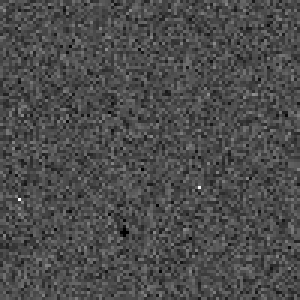
#> input picture frame 27 of Xfiles.mp4, 100 x 100 px (shown 3 times larger)
$ python test_video.py
#> lines starting #> are read from the running program, lines starting #| are printed output that depends on the picture; after the words box and inside, x2 and y2 are one past the last pixel; in counts of white or black regions, pixels touching at a corner belong together
import cv2
import numpy as np
from matplotlib import pyplot as plt
import csv

# [8 lines of commented-out code are left out]

def get_fps_and_resolution(video_path):
    # Open the video file
#> in main, frame is the input picture: shape (100, 100, 3); min 0, max 251, mean 75.6
    video_capture = cv2.VideoCapture(video_path)

    # Get the frame rate
    fps = video_capture.get(cv2.CAP_PROP_FPS)

    # Get the resolution
    width = int(video_capture.get(cv2.CAP_PROP_FRAME_WIDTH))
    height = int(video_capture.get(cv2.CAP_PROP_FRAME_HEIGHT))

    # Release the video capture object
    video_capture.release()

    return fps, (width, height)

def transform_and_reconstruct(Nstart, Nstop, X, mu, sorted_eigvec_descending, window_size, num_windows_h, num_windows_w, step):
    Nwindow = window_size**2
    A = np.zeros((Nwindow, Nwindow))
    for n in range(Nstart, Nstop):
        A[n, :] = sorted_eigvec_descending[:, n]

    y = A @ X
    xk = A.T @ y
    for n in range(X.shape[1]):
        xk[:, n] = xk[:, n] + mu

    out = np.zeros((num_windows_h * step + window_size, num_windows_w * step + window_size))
    k = 0
    for i in range(num_windows_h):
        for j in range(num_windows_w):
            out[i * step:i * step + window_size, j * step:j * step + window_size] = xk[:, k].reshape(window_size, window_size)
            k += 1

    return out

def find_white_dot_center(image):
    # Convert the image to grayscale if it's a color image
    if len(image.shape) == 3:
        img_gray = np.mean(image, axis=2).astype(np.uint8)
    else:
        img_gray = image.astype(np.uint8)

    # Get the dimensions of the image
    height, width = img_gray.shape

    # Iterate through each pixel to find the white dot
    for y in range(height):
        for x in range(width):
            if img_gray[y, x] == 255:  # White pixel (assuming 255 is white in grayscale)
                return (x, y)  # Return the coordinates of the white dot

    # If no white dot is found
    return None

def custom_filter2D(image, kernel):
    # Get kernel size
    k_height, k_width = kernel.shape

    # Get image size
    height, width = image.shape
#> height = 100; width = 100

    # Compute padding size
    pad_height = k_height // 2
    pad_width = k_width // 2

    # Pad the image
    padded_image = np.pad(image, ((pad_height, pad_height), (pad_width, pad_width)), mode='wrap')
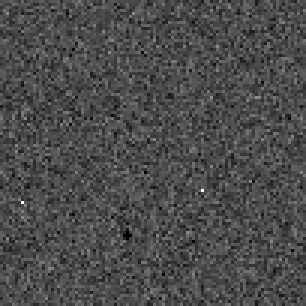
#> padded_image: shape (102, 102) float64 (shown 3 times larger); min 0, max 251, mean 75.6
    #Wrap optoin was chosen, beacuse zero values confused the threshold algorithm in thinking the UFO is in the corner, where zeros were padded.

    # Initialize output image
    output_image = np.zeros_like(image)

    # Perform convolution
    for i in range(height):
        for j in range(width):
            output_image[i, j] = np.sum(kernel * padded_image[i:i+k_height, j:j+k_width])
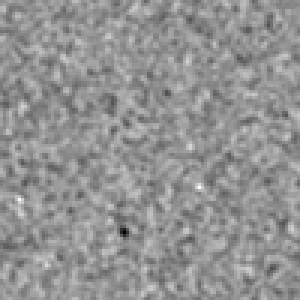
#> output_image: shape (100, 100) float64 (shown 3 times larger); min 6.81, max 60.53, mean 37.8; drawn with min black and max white

    return output_image

def main():
    video_path = "Xfiles.mp4"  # Path to the video file
    fps, resolution = get_fps_and_resolution(video_path)
    print("Frames per second:", fps)
    print("Resolution:", resolution)

    video_capture = cv2.VideoCapture(video_path)

    fps = video_capture.get(cv2.CAP_PROP_FPS)
    frame_width = int(video_capture.get(cv2.CAP_PROP_FRAME_WIDTH))
    frame_height = int(video_capture.get(cv2.CAP_PROP_FRAME_HEIGHT))

    output_path = "UFO_tracking2.mp4"
    fourcc = cv2.VideoWriter_fourcc(*'mp4v')  # Codec for .mp4 file
    out = cv2.VideoWriter(output_path, fourcc, fps, (frame_width, frame_height))

    csv_file_path = "UFO_coordinates2.csv"
    csv_file = open(csv_file_path, mode='w', newline='')
    csv_writer = csv.writer(csv_file)
    csv_writer.writerow(['frame', 'x_coord', 'y_coord'])  # Write the header

    frame_number = 0

    while True:
        import numpy as np
        ret, frame = video_capture.read()
        if not ret:
            break  # Break the loop if there are no more frames

        beeld = frame

        gray = 0.3*beeld[:,:,0] + 0.59*beeld[:,:,1] + 0.11*beeld[:,:,2]

        kernel = 1/32 * np.array([[1, 2, 1],
                                   [2, 4, 2],
                                   [1, 2, 1]])

        # blurred1 = cv2.filter2D(gray, -1, kernel)
        blurred1 = custom_filter2D(gray, kernel)

        threshold = 15 #0.08
        Filtered1 = np.where(blurred1 < threshold, 255, blurred1)
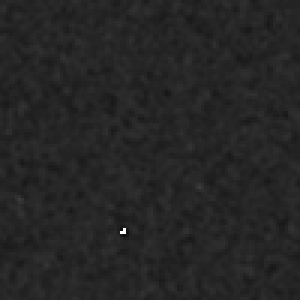
#> Filtered1: shape (100, 100) float64 (shown 3 times larger); min 15.84, max 255, mean 37.9

        gray = Filtered1
        # [38 lines of commented-out code are left out]

        import numpy as np


        # Example usage
        # image_path = "path_to_your_image.jpg"
        # image_ndarray = np.array(Image.open(image_path))  # Load image as ndarray
        white_dot_center = find_white_dot_center(gray)
#> white_dot_center = (41, 76)
        if white_dot_center:
            print('Frame: ', frame_number)
            print("UFO location:", white_dot_center)
#| UFO location: (41, 76)
        else:
            print("No location detected.")

        if white_dot_center:
            csv_writer.writerow([frame_number, white_dot_center[0], white_dot_center[1]])
            cv2.circle(frame, white_dot_center, radius=5, color=(0, 0, 255), thickness=2)
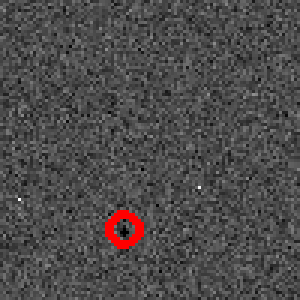
#> frame: shape (100, 100, 3) (shown 3 times larger); 0.9% of pixels changed, all inside (x1, y1, x2, y2) = (35, 70, 48, 83)

        plt.imshow(cv2.cvtColor(frame, cv2.COLOR_BGR2RGB))  # Convert BGR to RGB for Matplotlib
        plt.axis('off')  # Turn off axis
        if white_dot_center:
            plt.plot(white_dot_center[0], white_dot_center[1], 'o', markerfacecolor='none', markeredgecolor='r', markersize=15)  # Plot a red dot
        plt.show(block=False)
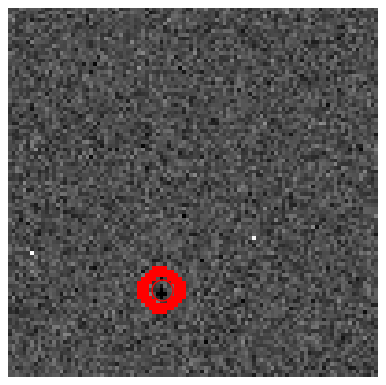
#> figure drawn by matplotlib, 1 panel
        plt.pause(0.001)

        out.write(frame)

        frame_number += 1

        # Break the loop if 'Q' is pressed
        if cv2.waitKey(1) & 0xFF == ord('q'):
#> (key q is pressed here)
            break

    csv_file.close()
    # Release the video capture object
    video_capture.release()
    out.release()
    # Close all OpenCV windows
    cv2.destroyAllWindows()

if __name__ == "__main__":
    main()

$ run again, starting later in the video
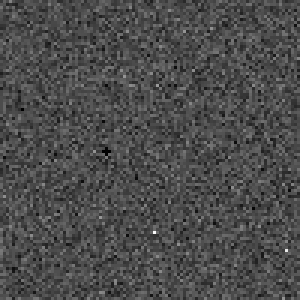
#> input picture frame 121 of Xfiles.mp4, 100 x 100 px (shown 3 times larger)
#> in main, frame is the input picture: shape (100, 100, 3); min 0, max 249, mean 75.7
#> after the loop in custom_filter2D, `for i in range(height):`:
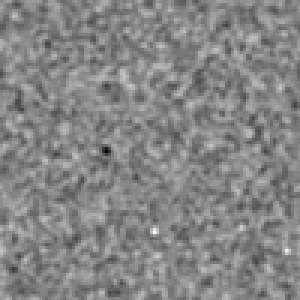
#> output_image: shape (100, 100) float64 (shown 3 times larger); min 11.88, max 61.5, mean 37.8; drawn with min black and max white
#> white_dot_center = (35, 50)
#| UFO location: (35, 50)
#> frame: shape (100, 100, 3); 0.9% of pixels changed, all inside (x1, y1, x2, y2) = (29, 44, 42, 57)
#> in main, `plt.show(block=False)`:
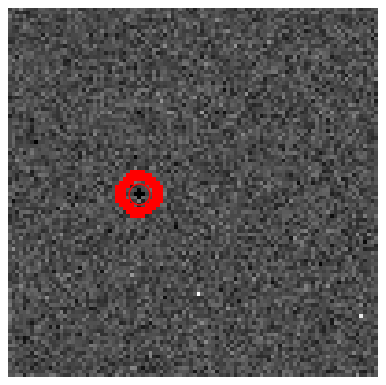
#> figure drawn by matplotlib, 1 panel

$ run again, starting later in the video
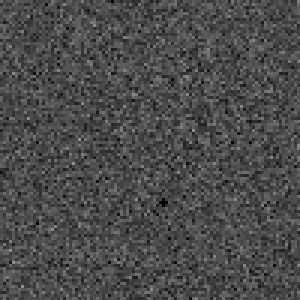
#> input picture frame 216 of Xfiles.mp4, 100 x 100 px (shown 3 times larger)
#> in main, frame is the input picture: shape (100, 100, 3); min 0, max 149, mean 75.2
#> after the loop in custom_filter2D, `for i in range(height):`:
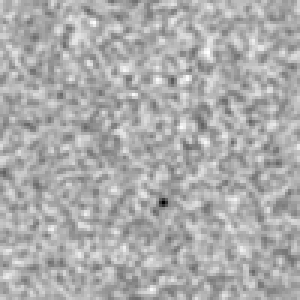
#> output_image: shape (100, 100) float64 (shown 3 times larger); min 8.16, max 51.72, mean 37.6; drawn with min black and max white
#> white_dot_center = (54, 67)
#| UFO location: (54, 67)
#> frame: shape (100, 100, 3); 0.9% of pixels changed, all inside (x1, y1, x2, y2) = (48, 61, 61, 74)
#> in main, `plt.show(block=False)`:
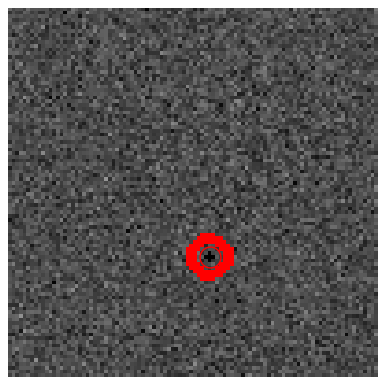
#> figure drawn by matplotlib, 1 panel
